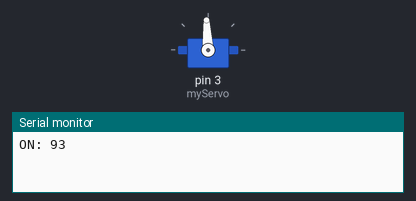
This sketch was run on a simulated Arduino Uno, built with avr-gcc and run on an emulated ATmega328P. Parts: servo, the last lines printed to the serial monitor.

Above: at 0.05 s.
At 6.6 s:
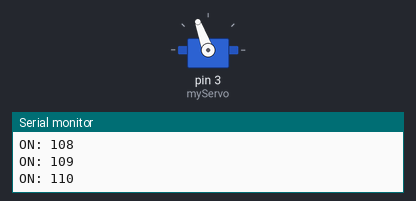
Timing chart, 0 to 12.5 s (numbered marks = the images above):
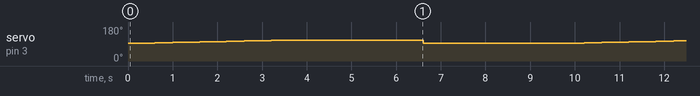

Measured:
- by itself, servo on pin 3 (myServo): repeats every 9.6 s: 95° 0.20 s, 96° 0.20 s, 97° 0.20 s, 98° 0.20 s, 99° 0.20 s, 100° 0.20 s, 101° 0.20 s, 102° 0.20 s, 103° 0.20 s, 104° 0.20 s, 105° 0.20 s, 106° 0.20 s, 107° 0.20 s, 108° 0.20 s, 109° 0.20 s, 110° 3.2 s, 93° 3.2 s, 94° 0.20 s

The sketch:

cacty1.ino
```cpp
#include <Servo.h>

Servo myServo;

void setup() {
  myServo.attach(3);  // Attach servo to pin 3
  myServo.write(93);
  Serial.begin(115200);
}

void danceOFF() {
  myServo.write(93);
  Serial.println("OFF: 93");
}

void danceON() {
  myServo.write(93);
  for (int pos = 93; pos <= 110; pos++) {
    myServo.write(pos);
    Serial.print("ON: ");
    Serial.println(pos);
    delay(200);  // Adjust delay for speed
  }
}

void loop() {
  danceON();
  delay (3000);
  danceOFF();
  delay (3000);
}
```
